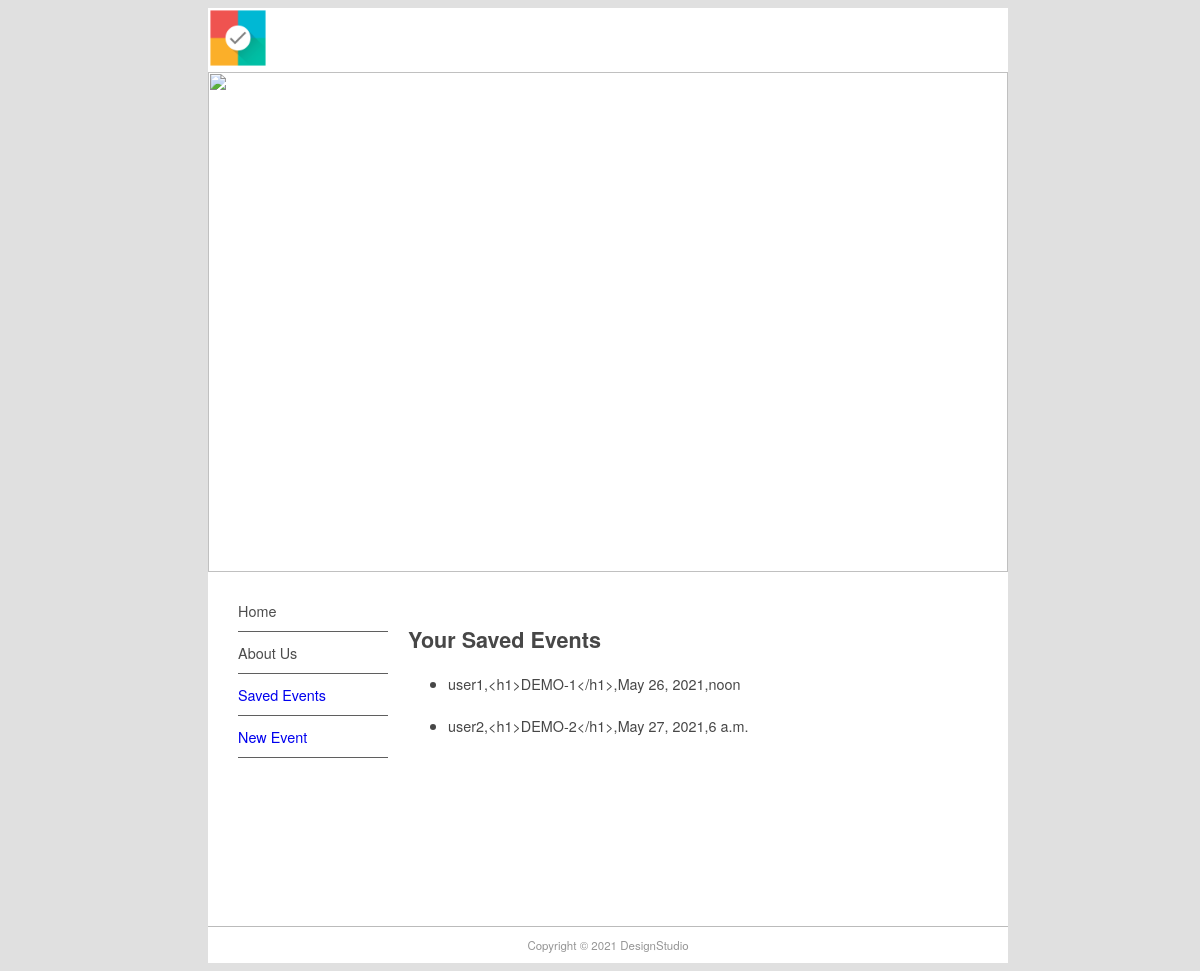
Page /events/ on the earlier database version.
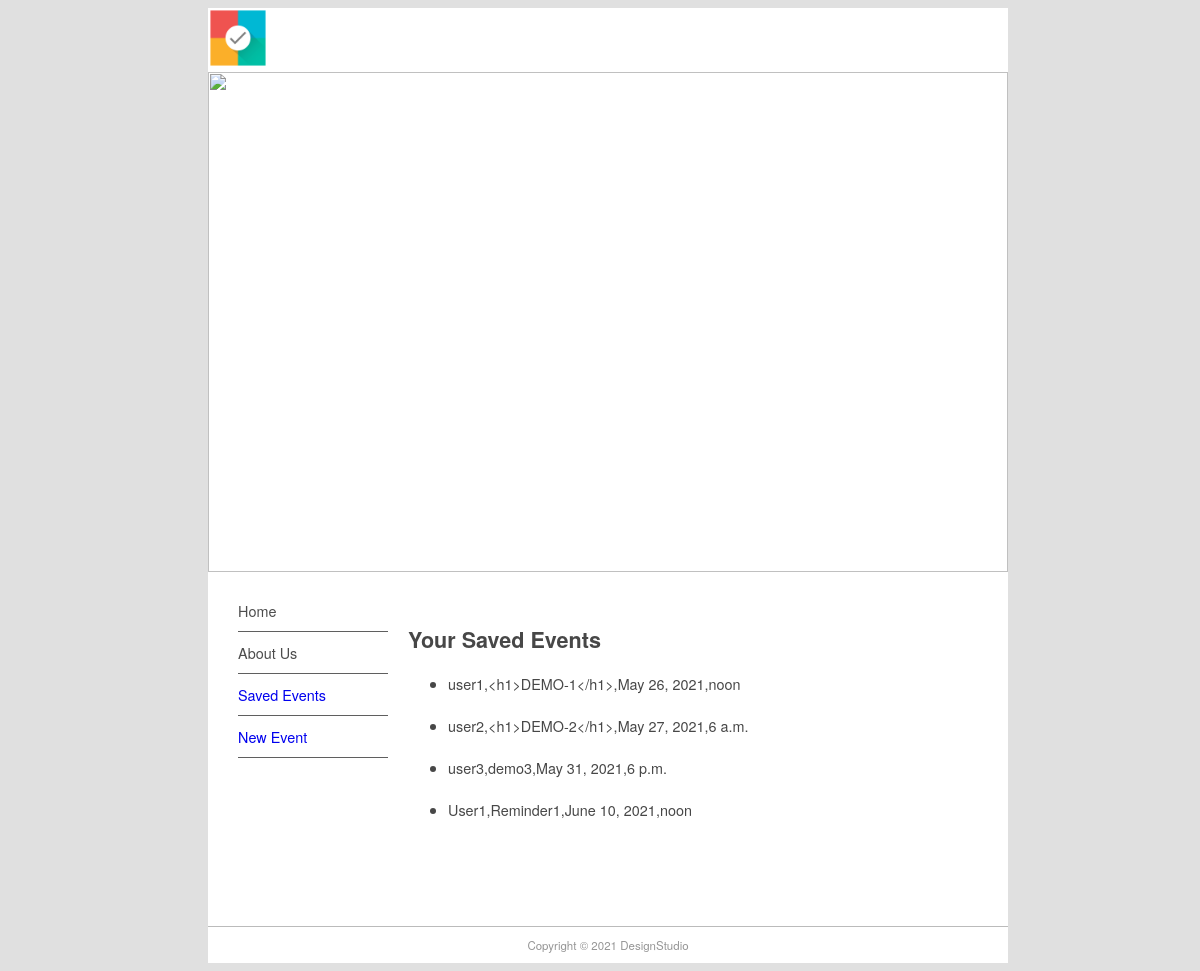
Same page on the later database version.
### events/models.py (models this page shows, shortened)
class Event(models.Model):
    user_name = models.CharField(default='username',max_length=100,primary_key=True)
    event_desc = models.TextField(max_length=200)
    event_date = models.DateField(default=date.today())
    event_time = models.TimeField(default=datetime.time(datetime.now()))

### events/views.py (the view)
# urls.py: path('events/', views.all_events, name='show-events'),
def all_events(request):
    event_list = Event.objects.all()
    return render(request, 'events/event_list.html',{'event_list':event_list})

### events/templates/events/event_list.html (shortened to what this page needs)
{% extends "base.html" %}
{% block content %}
    <h1>Your Saved Events</h1>
    <ul>
       {% for event in event_list %}
        <li>{{ event.user_name }},{{event.event_desc}},{{event.event_date}},{{event.event_time}}</li>
        <br>
    {% endfor %}
    </ul>
{% endblock content %}

### rem_app/templates/base.html (shortened to what this page needs)
{% load static %}
<!doctype html>
<html>
<head>
<link href="{% static 'main.css' %}" rel="stylesheet" type="text/css">
</head>
<body>
<div id="wrapper">
  <header id="header">
    <div id="logo"><img src="{% static 'logo.jpeg' %}", width="60px", height="60px" alt=""/></div>
    <div id="topbanner"><img src="{% static 'top_banner.jpg' %}", width="800px", height="500px" alt=""/></div>
  </header>
  <aside id="leftsidebar">
    <nav id="nav">
    <ul><li>Home </li><li>About Us</li><li><a href="=/events">Saved Events</a></li><li><a href="/addevent">New Event</a></li></ul>
    </nav>
  </aside>
  <section id="main">
    {% block content %}{% endblock content %}
  </section>
  <footer id="footer">Copyright &copy; 2021 DesignStudio</footer>
</div>
</body>
</html>

### rem_app/static/main.css (style rules this page uses)
#header { border-style: none; width: 800px; height: auto; }
#wrapper { margin-top: 0px; margin-left: auto; margin-right: auto; background-color: #FFFFFF; width: 800px; }
body { background-color: #E0E0E0; font-family: Gotham, "Helvetica Neue", Helvetica, Arial, sans-serif; font-size: 0.9em; text-align: justify; color: #474747; width: 100%; }
#footer { text-align: center; font-size: 0.8em; margin-top: 5px; padding-top: 10px; padding-bottom: 10px; background-color: #FFFFFF; border-top: thin solid #BBBBBB; clear: both; color: #969696; }
#nav li { padding-top: 10px; padding-bottom: 10px; font-size: 1em; list-style-type: none; border-bottom: thin solid #5F5F5F; color: #4C4C4C; left: 0px; list-style-position: inside; margin-left: -10px; }
#nav li a { text-decoration: none; }
#leftsidebar { width: 180px; height: 350px; float: left; }
#main { width: 560px; float: left; margin-left: 20px; margin-right: 10px; padding-right: 10px; margin-top: 30px; }
#logo { padding: 0px; float: left; }

Differences in the rows shown:
added Event: user_name "user3", event_desc "demo3", event_date "May 31, 2021", event_time "6 p.m."
added Event: user_name "User1", event_desc "Reminder1", event_date "June 10, 2021", event_time "noon"
